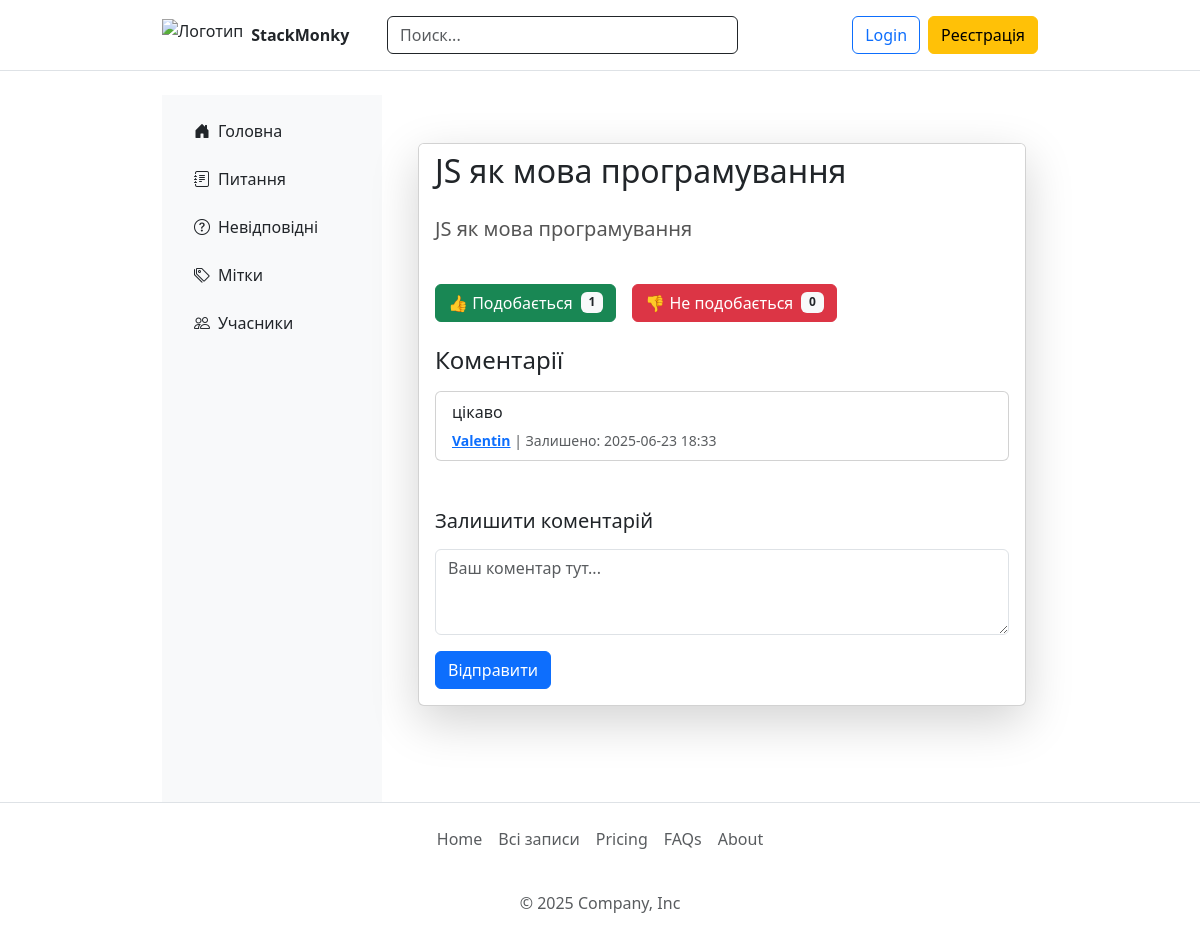
/post/6, run on the app's committed database.
### main/models.py (models this page shows, shortened)
class Post(db.Model):
    id = db.Column(db.Integer, primary_key=True)
    title = db.Column(db.String(100), nullable=False)
    text = db.Column(db.Text, nullable=False)
    likes = db.Column(db.Integer, default=0)
    dislikes = db.Column(db.Integer, default=0)
    votes = db.Column(db.Integer, default=0)
    created_at = db.Column(db.DateTime, default=datetime.utcnow)
    tags = db.relationship('Tag', secondary='post_tags', back_populates='posts')
    views = db.Column(db.Integer, default=0)
    image_filename = db.Column(db.String(255))
    author_id = db.Column(db.Integer, db.ForeignKey('user.id'))
    author = db.relationship('User', backref='posts')
    comments = db.relationship('Comment', back_populates='post', lazy=True, overlaps="comments,post")

class Comment(db.Model):
    __tablename__ = 'comment'
    id = db.Column(db.Integer, primary_key=True)
    text = db.Column(db.Text, nullable=False)
    created_at = db.Column(db.DateTime, default=datetime.utcnow, nullable=False)
    post_id = db.Column(db.Integer, db.ForeignKey('post.id'), nullable=False)
    user_id = db.Column(db.Integer, db.ForeignKey('user.id'), nullable=False)
    user = db.relationship('User', backref='comments')
    post = db.relationship('Post', back_populates='comments', overlaps="comments,post")
    votes = db.relationship('CommentVote', back_populates='comment', cascade='all, delete-orphan')

class User(db.Model, UserMixin):
    id = db.Column(db.Integer, primary_key=True)
    about = db.Column(db.Text, default='', nullable=False)
    username = db.Column(db.String(64), unique=True, nullable=False)
    email = db.Column(db.String(120), unique=True, nullable=False)
    password_hash = db.Column(db.String(128), nullable=False)
    is_admin = db.Column(db.Boolean, default=False)
    avatar_url = db.Column(db.String(255), default='default_avatar.png')
    preferred_lang = db.Column(db.String(10), default='uk', nullable=False)
    description = db.Column(db.Text, default='', nullable=False)
    last_seen = db.Column(db.DateTime, default=datetime.utcnow)
    is_online = db.Column(db.Boolean, default=False)
    reputation = db.Column(db.Integer, default=0)
    discord = db.Column(db.String(100), nullable=True)
    location = db.Column(db.String(100), nullable=True)
    membership_duration = db.Column(db.String(100), nullable=True)  # Например, "7 лет 9 месяцев"
    about_section = db.Column(db.Text, default='', nullable=True)   # Блок "о себе"
    welcome_section = db.Column(db.Text, default='', nullable=True) # Приветственный текст
    comment_votes = db.relationship('CommentVote', back_populates='user', cascade='all, delete-orphan')

### main/routes/main_routes.py (the view)
@main_bp.route('/post/<int:post_id>')
def post_detail(post_id):
    post = Post.query.get_or_404(post_id)
    post.views = (post.views or 0) + 1
    db.session.commit()
    likes = PostVote.query.filter_by(post_id=post.id, value=1).count()
    dislikes = PostVote.query.filter_by(post_id=post.id, value=-1).count()
    user_vote = 0
    if current_user.is_authenticated:
        vote = PostVote.query.filter_by(post_id=post.id, user_id=current_user.id).first()
        if vote:
            user_vote = vote.value
    comments = Comment.query.filter_by(post_id=post.id).order_by(Comment.created_at.desc()).all()
    return render_template('post_detail.html', post=post, comments=comments, likes=likes, dislikes=dislikes, user_vote=user_vote)

### main/__init__.py (called while the page is built)
def get_locale():
    if current_user.is_authenticated and current_user.preferred_lang:
        return current_user.preferred_lang
    if 'lang' in session:
        return session['lang']
    return request.accept_languages.best_match(['uk', 'en'])

### main/routes/main_routes.py (called while the page is built)
@main_bp.before_request
def update_last_seen():
    if current_user.is_authenticated:
        now = datetime.utcnow()
        last_seen = current_user.last_seen or datetime(2000, 1, 1)
        if now - last_seen > timedelta(minutes=1):
            current_user.last_seen = now
            current_user.is_online = True
            try:
                db.session.commit()
            except Exception:
                db.session.rollback()

### main/templates/post_detail.html (shortened to what this page needs)
{% extends 'base.html' %}
{% block content %}
<div class="container py-5">
  <div class="card shadow-lg mb-5">
    <div class="card-header bg-white border-0">
      <h2 class="card-title m-0">{{ post.title }}</h2>
    </div>
    <div class="card-body">
      <p class="card-text fs-5 mb-4">{{ post.text }}</p>
      <div class="d-flex gap-3 mb-4">
        <form method="post" action="{{ url_for('main.vote_post', post_id=post.id) }}" class="d-flex gap-3 mt-3">
          <button type="submit" name="vote" value="like"
                  class="btn btn-success d-flex align-items-center gap-2 {% if user_vote == 1 %}active{% endif %}">
            👍 Подобається <span class="badge bg-light text-dark">{{ likes }}</span>
          </button>
          <button type="submit" name="vote" value="dislike"
                  class="btn btn-danger d-flex align-items-center gap-2 {% if user_vote == -1 %}active{% endif %}">
            👎 Не подобається <span class="badge bg-light text-dark">{{ dislikes }}</span>
          </button>
        </form>
      </div>
      <div class="mb-5">
          <h4 class="mb-3">Коментарії</h4>
          {% for comment in comments %}
          <div class="card mb-3">
            <div class="card-body py-2 px-3">
              <p class="mb-1">{{ comment.text }}</p>
              <small class="text-muted">
                <a href="{{ url_for('main.user_activity', user_id=comment.user.id) }}"><strong>{{ comment.user.username }}</strong></a> |
                Залишено: {{ comment.created_at.replace(tzinfo=pytz.utc).astimezone(pytz.timezone('Europe/Kyiv')).strftime('%Y-%m-%d %H:%M') if comment.created_at else '' }}
              </small>
            </div>
          </div>
          {% else %}
          <p class="text-muted">Поки що немає коментарів.</p>
          {% endfor %}
      </div>
      <div>
        <h5 class="mb-3">Залишити коментарій</h5>
        <form method="post" action="{{ url_for('main.comment', post_id=post.id) }}">
          <div class="mb-3">
            <textarea class="form-control" id="comment" name="comment" rows="3" placeholder="Ваш коментар тут..."></textarea>
          </div>
          <button type="submit" name="action" value="comment" class="btn btn-primary">Відправити</button>
        </form>
      </div>
    </div>
  </div>
</div>
{% endblock %}

### main/static/css/main.css (style rules this page uses)
.container { width: 100%; max-width: 900px; }
.card-text { color: #555; }

### data on the page
Post: title "JS як мова програмування", text "JS як мова програмування"
Comment: text "цікаво", user.username "Valentin", created_at.replace "2025-06-23 18:33"

### other printed values
{{ likes }} "1"
{{ dislikes }} "0"
